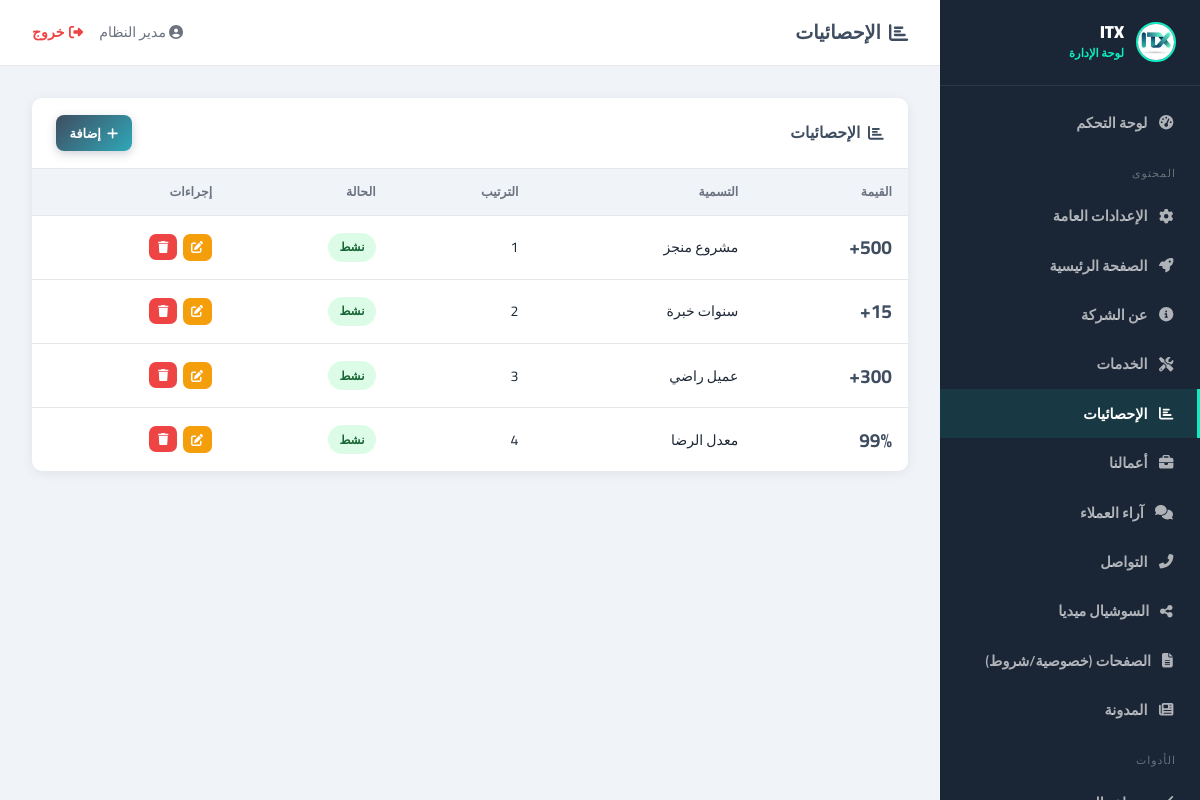
Screenshot of /admin/index.php?page=statistics (signed in) with the database file from the repository.
### tables this page shows
CREATE TABLE IF NOT EXISTS `statistics` (
  `id` int NOT NULL AUTO_INCREMENT,
  `value` varchar(60) NOT NULL,
  `label` varchar(200) NOT NULL,
  `sort_order` int DEFAULT '0',
  `status` enum('active','inactive') DEFAULT 'active',
  PRIMARY KEY (`id`)
);

### admin/index.php (called while the page is built, shortened)
<?php
require_once __DIR__ . '/includes/auth.php';
require_once __DIR__ . '/includes/layout.php';
$page = $_GET['page'] ?? 'dashboard';
require_once __DIR__ . "/pages/{$page}.php";

### config/db.php (called while the page is built, shortened)
<?php
function getDB(): PDO
{
    static $pdo = null;
    if ($pdo === null) {
        $dsn = sprintf(
            'mysql:host=%s;dbname=%s;charset=%s',
            DB_HOST, DB_NAME, DB_CHARSET
        );
        $pdo = new PDO($dsn, DB_USER, DB_PASS, [
            PDO::ATTR_ERRMODE            => PDO::ERRMODE_EXCEPTION,
            PDO::ATTR_DEFAULT_FETCH_MODE => PDO::FETCH_ASSOC,
            PDO::ATTR_EMULATE_PREPARES   => false,
        ]);
    }
    return $pdo;
}

### admin/includes/auth.php (called while the page is built, shortened)
<?php
require_once ROOT_PATH . '/config/db.php';
function e(string $s): string {
    return htmlspecialchars($s ?? '', ENT_QUOTES, 'UTF-8');
}
function get_setting(string $key, string $default = ''): string {
    static $cache = null;
    if ($cache === null) {
        try {
            $rows = getDB()->query("SELECT setting_key, setting_value FROM site_settings")->fetchAll();
            $cache = array_column($rows, 'setting_value', 'setting_key');
        } catch (\Exception $e) { $cache = []; }
    }
    return $cache[$key] ?? $default;
}
function db_all(string $sql, array $params = []): array {
    $s = getDB()->prepare($sql);
    $s->execute($params);
    return $s->fetchAll();
}

### admin/pages/statistics.php (the view, shortened to what this page needs)
<?php
$rows = db_all("SELECT * FROM statistics ORDER BY sort_order");
layout_start('الإحصائيات', 'statistics');
?>
<div class="card">
  <div class="card-head">
    <h2><i class="fas fa-chart-bar"></i> الإحصائيات</h2>
    <button class="btn btn-primary btn-sm" onclick="openModal('statModal')"><i class="fas fa-plus"></i> إضافة</button>
  </div>
  <div class="card-body p0">
    <table class="tbl">
      <thead><tr><th>القيمة</th><th>التسمية</th><th>الترتيب</th><th>الحالة</th><th>إجراءات</th></tr></thead>
      <tbody>
      <?php if ($rows): foreach ($rows as $r): ?>
        <tr>
          <td><strong style="font-size:1.2rem;color:var(--primary)"><?= e($r['value']) ?></strong></td>
          <td><?= e($r['label']) ?></td>
          <td><?= (int)$r['sort_order'] ?></td>
          <td><span class="badge badge-<?= $r['status']==='active'?'active':'inactive' ?>"><?= $r['status']==='active'?'نشط':'مخفي' ?></span></td>
          <td>
            <div class="actions">
              <a href="?page=statistics&edit=<?= $r['id'] ?>" class="btn btn-warning btn-xs btn-icon"><i class="fas fa-edit"></i></a>
              <form method="POST" style="display:inline">
                <button class="btn btn-danger btn-xs btn-icon" data-confirm="حذف الإحصائية؟"><i class="fas fa-trash"></i></button>
              </form>
            </div>
          </td>
        </tr>
      <?php endforeach; else: ?>
        <tr class="empty-row"><td colspan="5"><i class="fas fa-inbox"></i> لا توجد إحصائيات</td></tr>
      <?php endif; ?>
      </tbody>
    </table>
  </div>
</div>

### admin/assets/admin.css (style rules this page uses)
:root { --sb-bg: #1a2535; --sb-w: 260px; --accent: #0FECC1; --primary: #3F4D60; --secondary: #2FA8B9; --bg: #f0f4f8; --card: #fff; --border: #e5e7eb; --txt: #1f2937; --muted: #6b7280; --success: #10b981; --danger: #ef4444; --warning: #f59e0b; --info: #3b82f6; --radius: 10px; --shadow: 0 2px 12px rgba(0,0,0,0.07); }
* { margin:0;padding:0;box-sizing:border-box }
body { font-family:'Cairo',sans-serif;background:var(--bg);color:var(--txt);direction:rtl;min-height:100vh }
.card { background:var(--card);border-radius:var(--radius);box-shadow:var(--shadow);margin-bottom:1.5rem;overflow:hidden }
.card-head { padding:1.1rem 1.5rem;border-bottom:1px solid var(--border); display:flex;justify-content:space-between;align-items:center; }
.card-head h2 { font-size:.98rem;color:var(--primary);font-weight:700;display:flex;align-items:center;gap:.5rem }
.card-body { padding:1.5rem }
.card-body.p0 { padding:0 }
.btn { padding:.58rem 1.3rem;border:none;border-radius:8px; font-family:'Cairo',sans-serif;font-size:.88rem;font-weight:700; cursor:pointer;transition:all .2s; display:inline-flex;align-items:center;gap:.4rem;text-decoration:none; }
.btn-primary { background:linear-gradient(135deg,var(--primary),var(--secondary));color:#fff;box-shadow:0 3px 10px rgba(63,77,96,.25) }
.btn-danger { background:var(--danger);color:#fff }
.btn-warning { background:var(--warning);color:#fff }
.btn-sm { padding:.35rem .85rem;font-size:.8rem }
.btn-xs { padding:.25rem .65rem;font-size:.75rem }
.btn-icon { padding:.45rem .55rem;border-radius:7px }
.tbl { width:100%;border-collapse:collapse }
.tbl th { padding:.7rem 1rem;background:var(--bg);color:var(--muted); font-size:.78rem;font-weight:700;text-align:right; border-bottom:1px solid var(--border);white-space:nowrap; }
.tbl td { padding:.85rem 1rem;border-bottom:1px solid var(--border);font-size:.88rem;vertical-align:middle }
.tbl tr:last-child td { border-bottom:none }
.tbl .actions { display:flex;gap:.35rem;flex-wrap:nowrap }
.badge { padding:.22rem .7rem;border-radius:50px;font-size:.74rem;font-weight:700;display:inline-block }
.badge-active { background:#dcfce7;color:#166534 }

### rows the page displays
statistics: value "500+", label "مشروع منجز", sort_order "1", status "نشط"
statistics: value "15+", label "سنوات خبرة", sort_order "2", status "نشط"
statistics: value "300+", label "عميل راضي", sort_order "3", status "نشط"
statistics: value "99%", label "معدل الرضا", sort_order "4", status "نشط"

### other values shown
$siteName "ITX"
$item['l'] "لوحة التحكم"
$item['l'] "المحتوى"
$item['l'] "الإعدادات العامة"
$item['l'] "الصفحة الرئيسية"
$item['l'] "عن الشركة"
$item['l'] "الخدمات"
$item['l'] "الإحصائيات"
$item['l'] "أعمالنا"
$item['l'] "آراء العملاء"
$item['l'] "التواصل"
$item['l'] "السوشيال ميديا"
$item['l'] "الصفحات (خصوصية/شروط)"
$item['l'] "المدونة"
$item['l'] "الأدوات"
